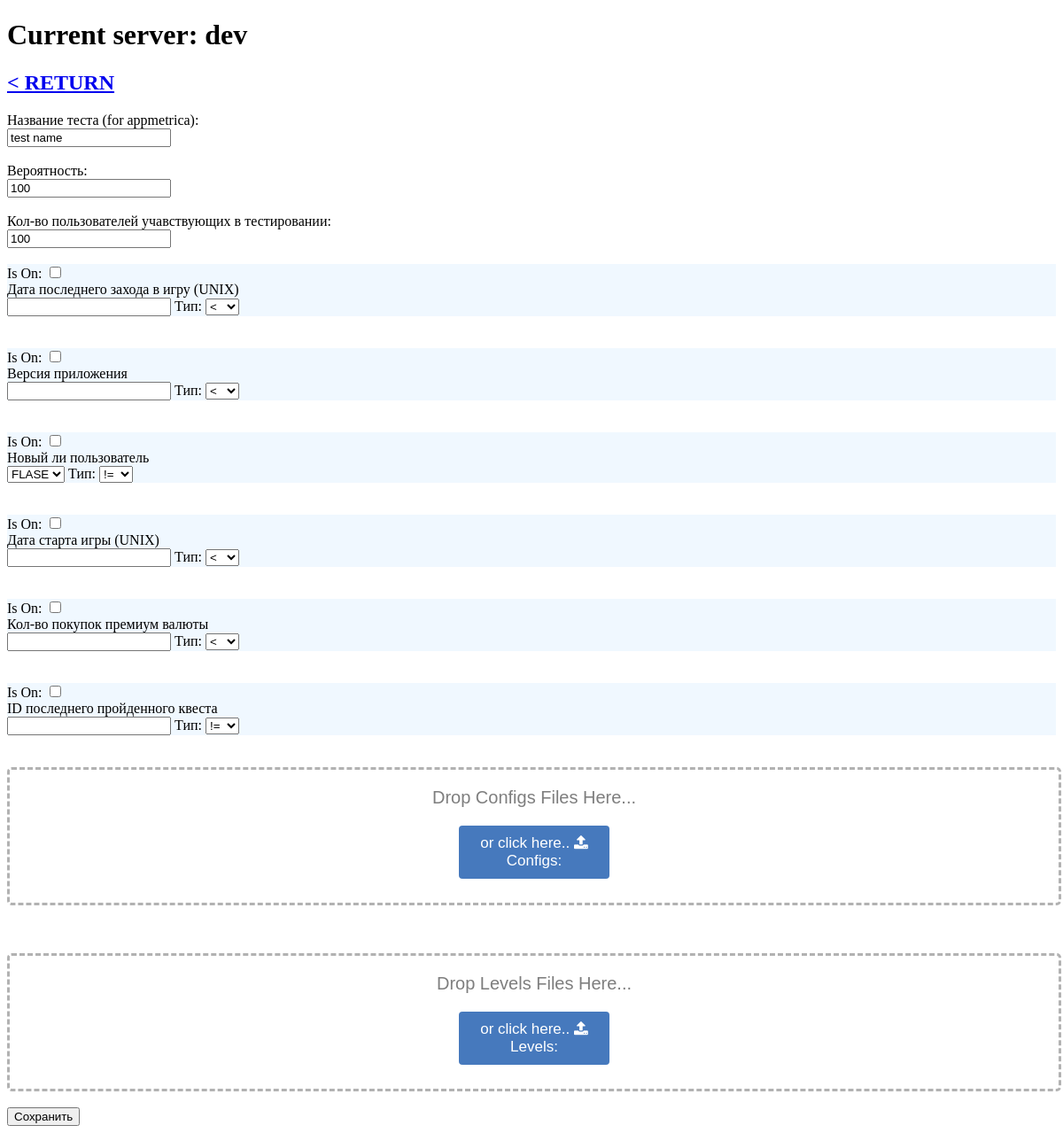
/test?server=dev (signed in), run on an earlier commit of the app's database.
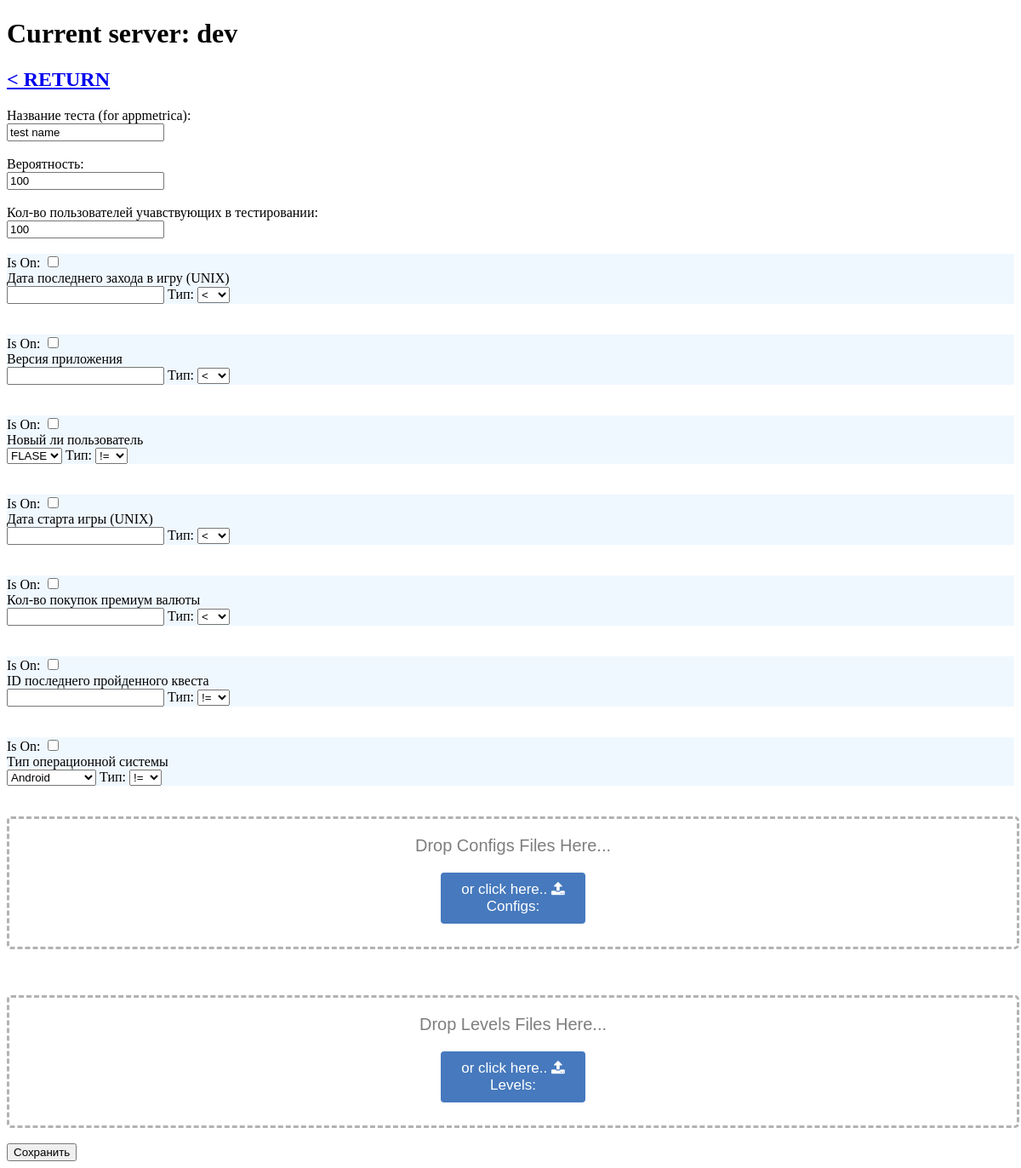
And on a later commit of the database.
### abtesting/models.py (models this page shows, shortened)
class Filter(models.Model):
    name = models.CharField(max_length=200, null=False, verbose_name="Name", )
    type = models.CharField(max_length=10, choices=FILTER_TYPE, default='INT', null=False, verbose_name="Type", )
    description = models.CharField(max_length=200, null=False, verbose_name="Description", )

### abtesting/views.py (the view)
# urls.py: url(r'^test$', views.test, name='test'),
def test(request):
    if not request.user.is_authenticated():
        return redirect('/login')
    server = request.GET["server"]
    if not server:
        return redirect('/')
    filters = Filter.objects.filter()
    session_key = uuid.uuid4()
    return render(request, 'abtesting/test2.html',
                  {"filters": filters, "server": server, "session_key": session_key})

### abtesting/templates/abtesting/test2.html (shortened to what this page needs)
<!DOCTYPE html>
<html lang="en">
<head>
    <link href="https://maxcdn.bootstrapcdn.com/font-awesome/4.4.0/css/font-awesome.min.css" rel="stylesheet"/>
    {% load static %}
    <link href="{% static 'calendar/dist/css/datepicker.min.css' %}" rel="stylesheet" type="text/css">
    <link href="{% static 'my_css/upload_files.css' %}" rel="stylesheet" type="text/css">
</head>
<body>
<h1>
    Current server: {{ server }}
</h1>
<h2><a href="/"> < RETURN </a></h2>
<form id="fileupload" method="post" action="/save/" enctype="multipart/form-data">{% csrf_token %}
    <label for="testing_name">Название теста (for appmetrica):</label><br>
    <input id="testing_name" type="text" name="testing_name" value="test name"/><br><br>
    <label for="testing_probability">Вероятность:</label><br>
    <input id="testing_probability" type="number" name="testing_probability" value="100"/><br><br>
    <label for="testing_user_count">Кол-во пользователей учавствующих в тестировании:</label><br>
    <input id="testing_user_count" type="number" name="testing_user_count" value="100"/><br><br>
    {% for filter in filters %}
        <div style="background-color: aliceblue">
            <label>
                Is On:
                <input type="checkbox" name="{{ filter.name }}_is_on" value="on"><br>
            </label>
            <label for="{{ filter.name }}">{{ filter.description }}</label><br>
            {% if filter.type == "BOOL" %}
                <select id="{{ filter.name }}" name="{{ filter.name }}" form="fileupload">
                    <option value="0" selected="selected">FLASE</option>
                </select>
            {% elif  filter.type == "DATE" %}
                <input id="{{ filter.name }}" type="text" name="" value="" class="datepicker-here"
                       data-timepicker="true" autocomplete="off"/>
            {% else %}
                {% if filter.name == "TypeOperatingSystem" %}
                    <select id="{{ filter.name }}" name="{{ filter.name }}" form="fileupload">
                        <option value="Android">Android</option>
                    </select>
                {% else %}
                    <input id="{{ filter.name }}" type="text" name="{{ filter.name }}" value=""/>
                {% endif %}
            {% endif %}
            <label for="{{ filter.name }}_type">Тип:</label>
            <select id="{{ filter.name }}_type" name="{{ filter.name }}_type" form="fileupload">
                {% if filter.type == "INT" or filter.type == "FLOAT" or filter.type == "DATE" %}
                    <option value="<"><</option>
                {% endif %}
                <option value="!=">!=</option>
            </select>
            <br>
        </div>
        <br><br>
    {% endfor %}
    <div id="drop-zone2">
        <p>Drop Configs Files Here...</p>
        <div id="clickHere2">or click here.. <i class="fa fa-upload"></i>
            <label for="configs">Configs:</label><br>
        </div>
    </div>
    <br>
    <br>
    <br>
    <div id="drop-zone">
        <p>Drop Levels Files Here...</p>
        <div id="clickHere">or click here.. <i class="fa fa-upload"></i>
            <br>
            <label for="levels">Levels:</label><br>
        </div>
    </div>
    <br>
    <button type="submit" onclick="return confirm('Are you sure?')">Сохранить</button>
</form>
</body>
</html>

### abtesting/static/my_css/upload_files.css (style rules this page uses)
#drop-zone { width: 100%; min-height: 150px; border: 3px dashed rgba(0, 0, 0, .3); border-radius: 5px; font-family: Arial; text-align: center; position: relative; font-size: 20px; color: #7E7E7E; }
#drop-zone2 { width: 100%; min-height: 150px; border: 3px dashed rgba(0, 0, 0, .3); border-radius: 5px; font-family: Arial; text-align: center; position: relative; font-size: 20px; color: #7E7E7E; }
#clickHere { display: inline-block; cursor: pointer; color: white; font-size: 17px; width: 150px; border-radius: 4px; background-color: #4679BD; padding: 10px; }
#clickHere2 { display: inline-block; cursor: pointer; color: white; font-size: 17px; width: 150px; border-radius: 4px; background-color: #4679BD; padding: 10px; }

What changed in the data, as far as the page shows it:
added Filter: description "Тип операционной системы", TypeOperatingSystem "Android", name "!="
